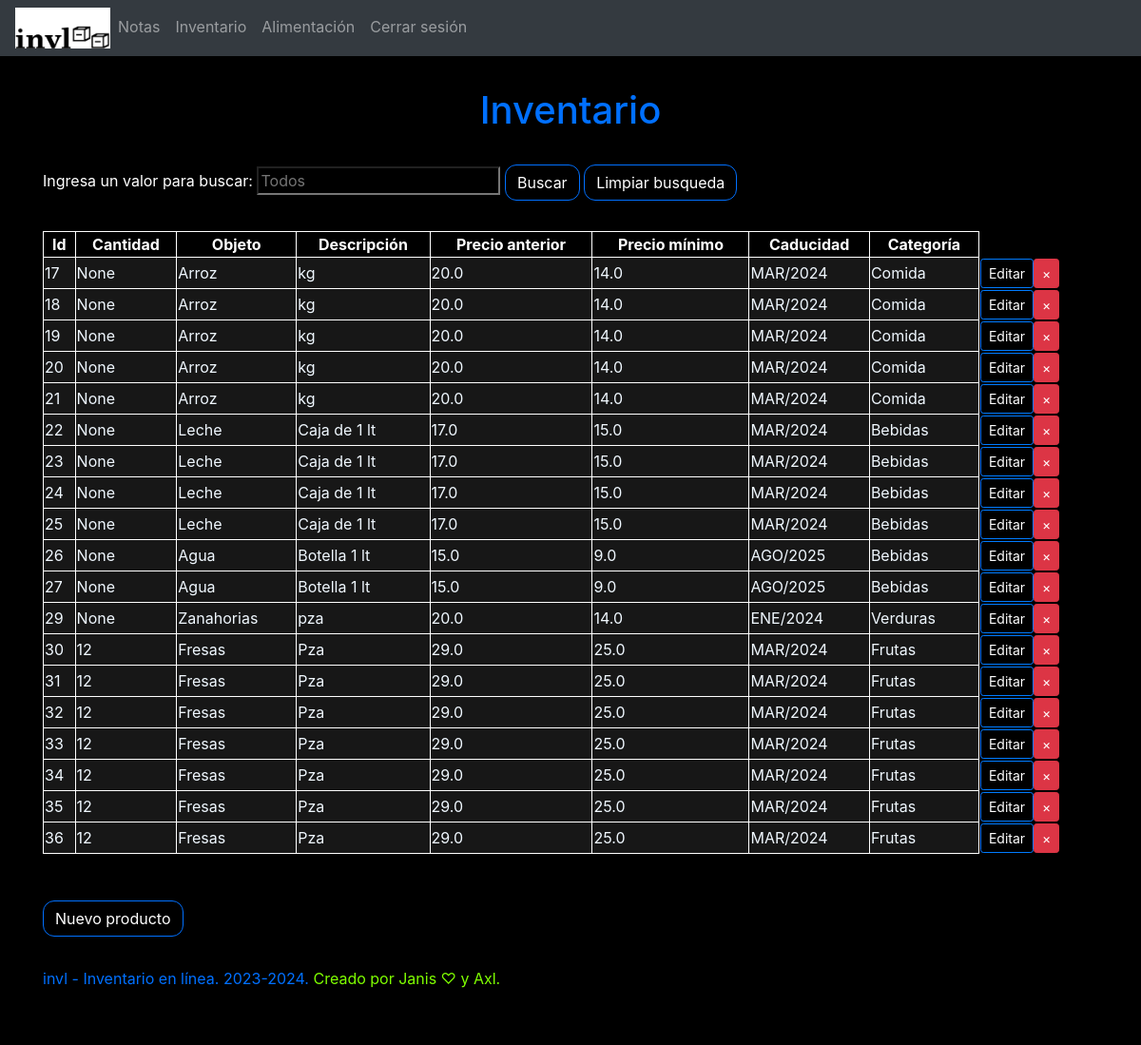
The app's page /inventario (signed in), older data.
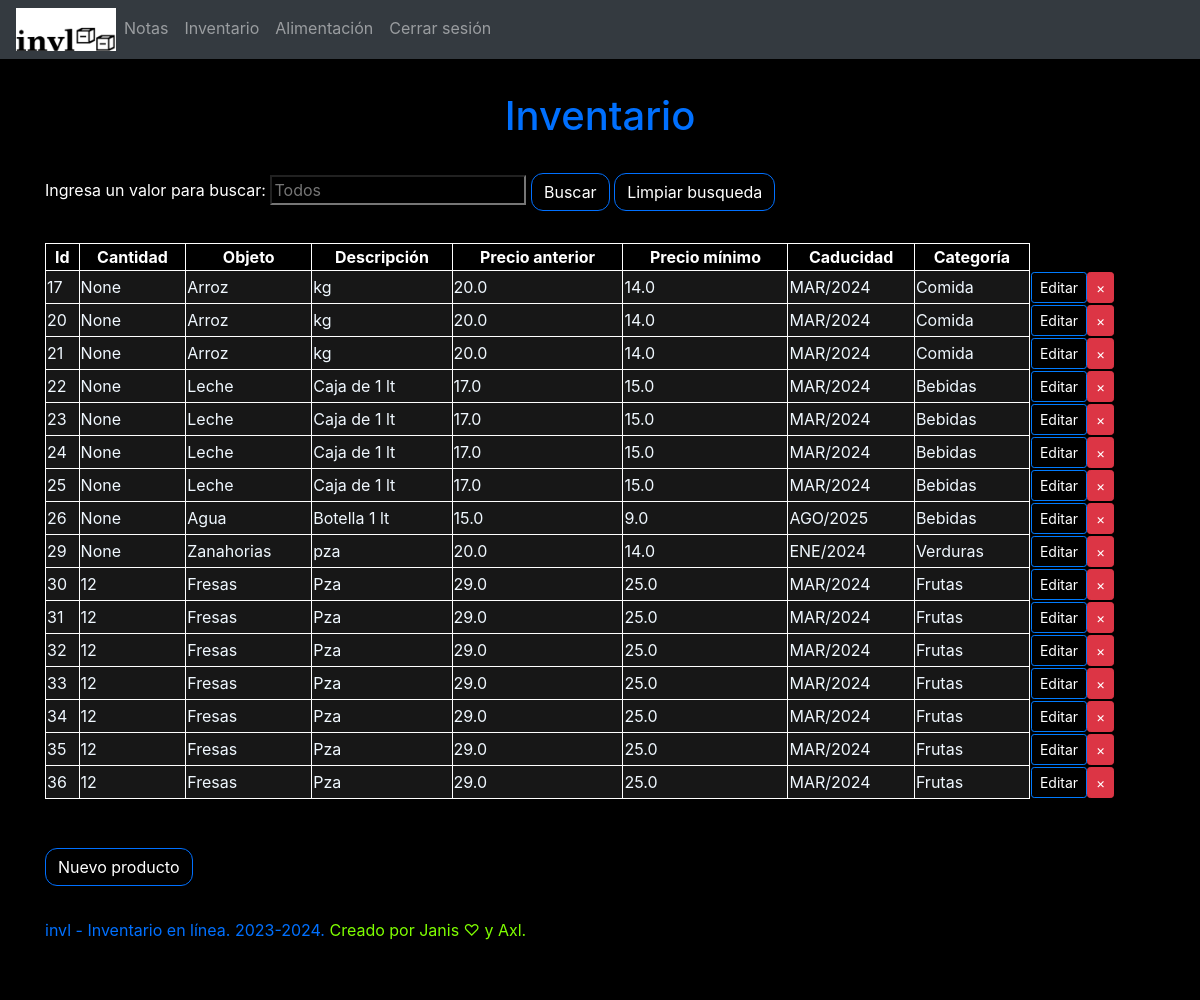
The same page, newer data.
### website/models.py (models this page shows)
class Productos(db.Model):
    id = db.Column(db.Integer, primary_key=True)
    cantidad = db.Column(db.Integer)
    nombre = db.Column(db.String(100))
    descripcion = db.Column(db.String(1000))
    precio_anterior = db.Column(db.Float)
    precio_minimo = db.Column(db.Float)
    caducidad = db.Column(db.String(20))
    categoria = db.Column(db.String(100))
    user_id = db.Column(db.Integer, db.ForeignKey('user.id'))

### website/views.py (the view, shortened to what this page needs)
@views.route('/inventario', methods=['GET', 'POST'])
@login_required
def inventario():
    return render_template("inventario.html", user=current_user)

### website/__init__.py (called while the page is built)
def create_app():
    app = Flask(__name__)
    app.config['SECRET_KEY']= 'jejeidajfds'
    app.config['SQLALCHEMY_DATABASE_URI'] = f'sqlite:///{DB_NAME}'
    db.init_app(app)
    from .views import views
    from .auth import auth
    app.register_blueprint(views, url_prefix=('/'))
    app.register_blueprint(auth, url_prefix=('/auth/'))
    from .models import User, Productos, Note
    with app.app_context():
       db.create_all()
    login_manager = LoginManager()
    login_manager.login_view = 'auth.login'
    login_manager.init_app(app)
    @login_manager.user_loader
    def load_user(id):
        return User.query.get(int(id))
    return app

### website/templates/inventario.html (shortened to what this page needs)
{% extends "base.html" %} {% block title %} Inventario {% endblock %}
{% block content %}
<hr style="height: 1px;border: 0">
<h1 align="center" style="color: #0070FF;">Inventario</h1>
<hr style="height: 1px;border: 0">
<label style="color: white;">Ingresa un valor para buscar: </label>
  <input
  style="background-color: black; color: white;"
  id="inventario_buscar"
  name="inventario_buscar"
  placeholder="Todos"
  />
  <button id="btn_buscar_inventario" type="submit" onclick="buscar_tabla()" class="btn btn-default"
  style="color: white;background-color: black; border-color: #0070ff;border-radius: 12px"
  >Buscar</button>
  <button id="btn_borrar_ph" type="submit"onclick="borrar_ph();buscar_tabla()" class="btn btn-default"
  style="color: white;background-color: black; border-color: #0070ff;border-radius: 12px"
  >Limpiar busqueda</button>
<table id="inventario_productos" align="center" style="width: 100%;">
    <tr id="encabezado">
      <th style="text-align: center;border: 1px solid white;border-collapse:collapse;color: white;">Id</th>
      <th style="text-align: center;border: 1px solid white;border-collapse:collapse;color: white;">Cantidad</th>
      <th style="text-align: center;border: 1px solid white;border-collapse:collapse;color: white;" onclick="sortTable(2)">Objeto</th>
      <th style="text-align: center;border: 1px solid white;border-collapse:collapse;color: white;">Descripción</th>
      <th style="text-align: center;border: 1px solid white;border-collapse:collapse;color: white;">Precio anterior</th>
      <th style="text-align: center;border: 1px solid white;border-collapse:collapse;color: white;">Precio mínimo</th>
      <th style="text-align: center;border: 1px solid white;border-collapse:collapse;color: white;" onclick="sortTable(6)">Caducidad</th>
      <th onclick="sortTable(7)" style="text-align: center;border: 1px solid white;border-collapse:collapse;color: white;" >Categoría</th>
      <th style="border: 0cap;"></th>
  </tr>
        {% for prod in user.productos %}
        <tr id="tr" style="background-color: #171717;">
          <td id="td" style="color: aliceblue;border: 1px solid white;border-collapse:collapse">{{ prod.id }}</td>
          <td style="color: aliceblue;border: 1px solid white;border-collapse:collapse">{{ prod.cantidad }}</td>
          <td style="color: aliceblue;border: 1px solid white;border-collapse:collapse">{{ prod.nombre }}</td>
          <td style="color: aliceblue;border: 1px solid white;border-collapse:collapse">{{ prod.descripcion }}</td>
          <td style="color: aliceblue;border: 1px solid white;border-collapse:collapse">{{ prod.precio_anterior }}</td>
          <td style="color: aliceblue;border: 1px solid white;border-collapse:collapse">{{ prod.precio_minimo }}</td>
          <td style="color: aliceblue;border: 1px solid white;border-collapse:collapse">{{ prod.caducidad }}</td>
          <td style="color: aliceblue;border: 1px solid white;border-collapse:collapse">{{ prod.categoria }}</td>
          <td style="border: white;background-color: black;">
            <button type="button" class="btn btn-outline-primary btn-sm" title="Editar" onCLick="Hola" style="color: white;"
            onclick="editar_td()" >Editar
            <button type="button" class="btn btn-danger btn-sm" title="Eliminar" onCLick="borrarProd({{ prod.id }})">
            <span aria-hidden="true">&times;</span>
          </button>
          </td>
        {% endfor %}
        </tr>
</table>
  <hr style="height: 1px;border: 0"></hr>
    <button id="btn" title="Menú para agregar un nuevo producto"class="btn btn-default"
    style="color: white;background-color: black; border-color: #0070ff;border-radius: 12px"
    >Nuevo producto</button>
    <label style="height: 1px;border: 0; color: #0070ff;">invl - Inventario en línea. 2023-2024.
    </label>
    <label style="color: #7fff00;">Creado por Janis &#9825; y Axl.</label>
{% endblock %}

### website/templates/base.html (shortened to what this page needs)
<!DOCTYPE html>
<html>
  <head>
    <link
      rel="stylesheet"
      href="https://stackpath.bootstrapcdn.com/bootstrap/4.4.1/css/bootstrap.min.css"
    />
    <link
      rel="stylesheet"
      href="https://stackpath.bootstrapcdn.com/font-awesome/4.7.0/css/font-awesome.min.css"
    />
  </head>
  <body style="background-color: #000000;">
    <nav class="navbar navbar-expand-lg navbar-dark bg-dark">
      <div class="collapse navbar-collapse" id="navbar">
        <div class="navbar-nav">
          <img src="/static/images/logo_completo_invl_100px.png" alt="Logo_invl">
          {% if user.is_authenticated %}
          <a class="nav-item nav-link" id="notas" href="/notas">Notas</a>
          <a class="nav-item nav-link" id="inventario" href="/inventario">Inventario</a>
          <a class="nav-item nav-link" id="alimentacion" href="/alimentacion">Alimentación</a>
          <a class="nav-item nav-link" id="logout" href="/auth/logout">Cerrar sesión</a>
          {% else %}
          <a class="nav-item nav-link" id="home" href="/">Menú principal</a>
          <a class="nav-item nav-link" id="login" href="/auth/login">Iniciar sesión</a>
          <a class="nav-item nav-link" id="signUp" href="/auth/sign-up">Crear cuenta</a>
          {% endif %}
        </div>
      </div>
    </nav>
    <div class="container">{% block content %} {% endblock %}</div>
<hr style="height: 1px;border: 0"></hr>
  </body>
</html>

Row changes from the older to the newer data that the page shows:
removed Productos: id "18", cantidad "None", nombre "Arroz", descripcion "kg", precio_anterior "20.0", precio_minimo "14.0", caducidad "MAR/2024", categoria "Comida"
removed Productos: id "19", cantidad "None", nombre "Arroz", descripcion "kg", precio_anterior "20.0", precio_minimo "14.0", caducidad "MAR/2024", categoria "Comida"
removed Productos: id "27", cantidad "None", nombre "Agua", descripcion "Botella 1 lt", precio_anterior "15.0", precio_minimo "9.0", caducidad "AGO/2025", categoria "Bebidas"
